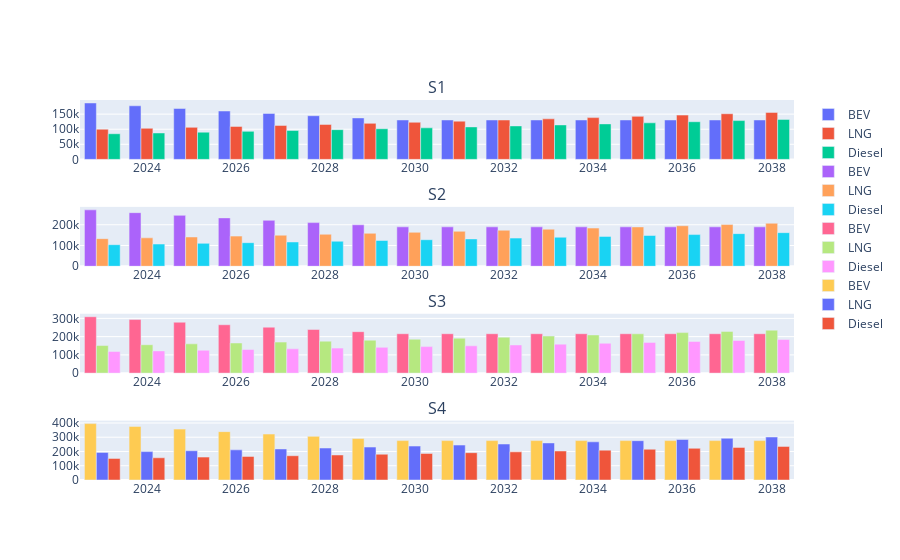
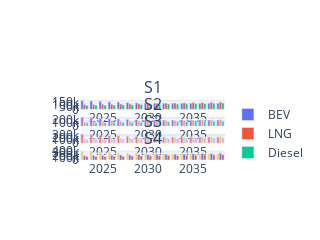

The cell these charts' notebook holds for them, in order:
### Code cell
from plotly.subplots import make_subplots

fig = make_subplots(rows=4, cols=1,subplot_titles=("S1", "S2", "S3", "S4"))

for i in range(4):
    temp_df = vehicle_data.loc[(vehicle_data['Size'] == s[i])]
    fig.add_trace(go.Bar(
        x=temp_df.loc[temp_df['Vehicle'] == 'BEV']['Year'],
        y=temp_df.loc[temp_df['Vehicle'] == 'BEV']['Cost ($)'],
        name='BEV'
    ),i+1,1)
    fig.add_trace(go.Bar(
        x=temp_df.loc[temp_df['Vehicle'] == 'LNG']['Year'],
        y=temp_df.loc[temp_df['Vehicle'] == 'LNG']['Cost ($)'],
        name='LNG'
    ),i+1,1)
    fig.add_trace(go.Bar(
        x=temp_df.loc[temp_df['Vehicle'] == 'Diesel']['Year'],
        y=temp_df.loc[temp_df['Vehicle'] == 'Diesel']['Cost ($)'],
        name='Diesel'
    ),i+1,1)
fig.show()

fig.update_layout(height=10, width=20)

### Figure 1 — Plotly figure (JSON) as saved in the notebook; plotly's stock layout.template omitted (floating-point values rounded to 4 significant figures)
{"data": [{"name": "BEV", "type": "bar", "x": [2023, 2024, 2025, 2026, 2027, 2028, 2029, 2030, 2031, 2032, 2033, 2034, 2035, 2036, 2037, 2038], "xaxis": "x", "y": [187000, 177650, 168767, 160329, 152312, 144697, 137462, 130589, 130589, 130589, 130589, 130589, 130589, 130589, 130589, 130589], "yaxis": "y"}, {"name": "LNG", "type": "bar", "x": [2023, 2024, 2025, 2026, 2027, 2028, 2029, 2030, 2031, 2032, 2033, 2034, 2035, 2036, 2037, 2038], "xaxis": "x", "y": [100000, 103000, 106090, 109272, 112550, 115927, 119405, 122987, 126677, 130477, 134391, 138423, 142576, 146853, 151258, 155796], "yaxis": "y"}, {"name": "Diesel", "type": "bar", "x": [2023, 2024, 2025, 2026, 2027, 2028, 2029, 2030, 2031, 2032, 2033, 2034, 2035, 2036, 2037, 2038], "xaxis": "x", "y": [85000, 87550, 90176, 92881, 95668, 98538, 101494, 104539, 107675, 110905, 114232, 117659, 121189, 124825, 128570, 132427], "yaxis": "y"}, {"name": "BEV", "type": "bar", "x": [2023, 2024, 2025, 2026, 2027, 2028, 2029, 2030, 2031, 2032, 2033, 2034, 2035, 2036, 2037, 2038], "xaxis": "x2", "y": [272000, 258400, 245480, 233206, 221545, 210468, 199944, 189947, 189947, 189947, 189947, 189947, 189947, 189947, 189947, 189947], "yaxis": "y2"}, {"name": "LNG", "type": "bar", "x": [2023, 2024, 2025, 2026, 2027, 2028, 2029, 2030, 2031, 2032, 2033, 2034, 2035, 2036, 2037, 2038], "xaxis": "x2", "y": [133000, 136990, 141099, 145332, 149692, 154183, 158808, 163573, 168480, 173534, 178740, 184103, 189626, 195314, 201174, 207209], "yaxis": "y2"}, {"name": "Diesel", "type": "bar", "x": [2023, 2024, 2025, 2026, 2027, 2028, 2029, 2030, 2031, 2032, 2033, 2034, 2035, 2036, 2037, 2038], "xaxis": "x2", "y": [104000, 107120, 110333, 113643, 117052, 120564, 124181, 127906, 131744, 135696, 139767, 143960, 148279, 152727, 157309, 162028], "yaxis": "y2"}, {"name": "BEV", "type": "bar", "x": [2023, 2024, 2025, 2026, 2027, 2028, 2029, 2030, 2031, 2032, 2033, 2034, 2035, 2036, 2037, 2038], "xaxis": "x3", "y": [309090, 293636, 278954, 265006, 251756, 239168, 227210, 215849, 215849, 215849, 215849, 215849, 215849, 215849, 215849, 215849], "yaxis": "y3"}, {"name": "LNG", "type": "bar", "x": [2023, 2024, 2025, 2026, 2027, 2028, 2029, 2030, 2031, 2032, 2033, 2034, 2035, 2036, 2037, 2038], "xaxis": "x3", "y": [151136, 155670, 160340, 165150, 170105, 175208, 180464, 185878, 191455, 197198, 203114, 209208, 215484, 221948, 228607, 235465], "yaxis": "y3"}, {"name": "Diesel", "type": "bar", "x": [2023, 2024, 2025, 2026, 2027, 2028, 2029, 2030, 2031, 2032, 2033, 2034, 2035, 2036, 2037, 2038], "xaxis": "x3", "y": [118181, 121727, 125379, 129140, 133014, 137005, 141115, 145348, 149709, 154200, 158826, 163591, 168499, 173553, 178760, 184123], "yaxis": "y3"}, {"name": "BEV", "type": "bar", "x": [2023, 2024, 2025, 2026, 2027, 2028, 2029, 2030, 2031, 2032, 2033, 2034, 2035, 2036, 2037, 2038], "xaxis": "x4", "y": [395636, 375854, 357061, 339208, 322248, 306135, 290829, 276287, 276287, 276287, 276287, 276287, 276287, 276287, 276287, 276287], "yaxis": "y4"}, {"name": "LNG", "type": "bar", "x": [2023, 2024, 2025, 2026, 2027, 2028, 2029, 2030, 2031, 2032, 2033, 2034, 2035, 2036, 2037, 2038], "xaxis": "x4", "y": [193454, 199258, 205235, 211393, 217734, 224266, 230994, 237924, 245062, 252414, 259986, 267786, 275819, 284094, 292617, 301395], "yaxis": "y4"}, {"name": "Diesel", "type": "bar", "x": [2023, 2024, 2025, 2026, 2027, 2028, 2029, 2030, 2031, 2032, 2033, 2034, 2035, 2036, 2037, 2038], "xaxis": "x4", "y": [151272, 155810, 160485, 165299, 170258, 175366, 180627, 186046, 191627, 197376, 203297, 209396, 215678, 222149, 228813, 235677], "yaxis": "y4"}], "layout": {"annotations": [{"font": {"size": 16}, "showarrow": false, "text": "S1", "x": 0.5, "xanchor": "center", "xref": "paper", "y": 1, "yanchor": "bottom", "yref": "paper"}, {"font": {"size": 16}, "showarrow": false, "text": "S2", "x": 0.5, "xanchor": "center", "xref": "paper", "y": 0.7188, "yanchor": "bottom", "yref": "paper"}, {"font": {"size": 16}, "showarrow": false, "text": "S3", "x": 0.5, "xanchor": "center", "xref": "paper", "y": 0.4375, "yanchor": "bottom", "yref": "paper"}, {"font": {"size": 16}, "showarrow": false, "text": "S4", "x": 0.5, "xanchor": "center", "xref": "paper", "y": 0.1562, "yanchor": "bottom", "yref": "paper"}], "xaxis": {"anchor": "y", "domain": [0, 1]}, "xaxis2": {"anchor": "y2", "domain": [0, 1]}, "xaxis3": {"anchor": "y3", "domain": [0, 1]}, "xaxis4": {"anchor": "y4", "domain": [0, 1]}, "yaxis": {"anchor": "x", "domain": [0.8438, 1]}, "yaxis2": {"anchor": "x2", "domain": [0.5625, 0.7188]}, "yaxis3": {"anchor": "x3", "domain": [0.2812, 0.4375]}, "yaxis4": {"anchor": "x4", "domain": [0, 0.1562]}}}

### Figure 2 — Plotly figure (JSON) as saved in the notebook; plotly's stock layout.template omitted (floating-point values rounded to 4 significant figures)
{"data": [{"name": "BEV", "type": "bar", "x": [2023, 2024, 2025, 2026, 2027, 2028, 2029, 2030, 2031, 2032, 2033, 2034, 2035, 2036, 2037, 2038], "xaxis": "x", "y": [187000, 177650, 168767, 160329, 152312, 144697, 137462, 130589, 130589, 130589, 130589, 130589, 130589, 130589, 130589, 130589], "yaxis": "y"}, {"name": "LNG", "type": "bar", "x": [2023, 2024, 2025, 2026, 2027, 2028, 2029, 2030, 2031, 2032, 2033, 2034, 2035, 2036, 2037, 2038], "xaxis": "x", "y": [100000, 103000, 106090, 109272, 112550, 115927, 119405, 122987, 126677, 130477, 134391, 138423, 142576, 146853, 151258, 155796], "yaxis": "y"}, {"name": "Diesel", "type": "bar", "x": [2023, 2024, 2025, 2026, 2027, 2028, 2029, 2030, 2031, 2032, 2033, 2034, 2035, 2036, 2037, 2038], "xaxis": "x", "y": [85000, 87550, 90176, 92881, 95668, 98538, 101494, 104539, 107675, 110905, 114232, 117659, 121189, 124825, 128570, 132427], "yaxis": "y"}, {"name": "BEV", "type": "bar", "x": [2023, 2024, 2025, 2026, 2027, 2028, 2029, 2030, 2031, 2032, 2033, 2034, 2035, 2036, 2037, 2038], "xaxis": "x2", "y": [272000, 258400, 245480, 233206, 221545, 210468, 199944, 189947, 189947, 189947, 189947, 189947, 189947, 189947, 189947, 189947], "yaxis": "y2"}, {"name": "LNG", "type": "bar", "x": [2023, 2024, 2025, 2026, 2027, 2028, 2029, 2030, 2031, 2032, 2033, 2034, 2035, 2036, 2037, 2038], "xaxis": "x2", "y": [133000, 136990, 141099, 145332, 149692, 154183, 158808, 163573, 168480, 173534, 178740, 184103, 189626, 195314, 201174, 207209], "yaxis": "y2"}, {"name": "Diesel", "type": "bar", "x": [2023, 2024, 2025, 2026, 2027, 2028, 2029, 2030, 2031, 2032, 2033, 2034, 2035, 2036, 2037, 2038], "xaxis": "x2", "y": [104000, 107120, 110333, 113643, 117052, 120564, 124181, 127906, 131744, 135696, 139767, 143960, 148279, 152727, 157309, 162028], "yaxis": "y2"}, {"name": "BEV", "type": "bar", "x": [2023, 2024, 2025, 2026, 2027, 2028, 2029, 2030, 2031, 2032, 2033, 2034, 2035, 2036, 2037, 2038], "xaxis": "x3", "y": [309090, 293636, 278954, 265006, 251756, 239168, 227210, 215849, 215849, 215849, 215849, 215849, 215849, 215849, 215849, 215849], "yaxis": "y3"}, {"name": "LNG", "type": "bar", "x": [2023, 2024, 2025, 2026, 2027, 2028, 2029, 2030, 2031, 2032, 2033, 2034, 2035, 2036, 2037, 2038], "xaxis": "x3", "y": [151136, 155670, 160340, 165150, 170105, 175208, 180464, 185878, 191455, 197198, 203114, 209208, 215484, 221948, 228607, 235465], "yaxis": "y3"}, {"name": "Diesel", "type": "bar", "x": [2023, 2024, 2025, 2026, 2027, 2028, 2029, 2030, 2031, 2032, 2033, 2034, 2035, 2036, 2037, 2038], "xaxis": "x3", "y": [118181, 121727, 125379, 129140, 133014, 137005, 141115, 145348, 149709, 154200, 158826, 163591, 168499, 173553, 178760, 184123], "yaxis": "y3"}, {"name": "BEV", "type": "bar", "x": [2023, 2024, 2025, 2026, 2027, 2028, 2029, 2030, 2031, 2032, 2033, 2034, 2035, 2036, 2037, 2038], "xaxis": "x4", "y": [395636, 375854, 357061, 339208, 322248, 306135, 290829, 276287, 276287, 276287, 276287, 276287, 276287, 276287, 276287, 276287], "yaxis": "y4"}, {"name": "LNG", "type": "bar", "x": [2023, 2024, 2025, 2026, 2027, 2028, 2029, 2030, 2031, 2032, 2033, 2034, 2035, 2036, 2037, 2038], "xaxis": "x4", "y": [193454, 199258, 205235, 211393, 217734, 224266, 230994, 237924, 245062, 252414, 259986, 267786, 275819, 284094, 292617, 301395], "yaxis": "y4"}, {"name": "Diesel", "type": "bar", "x": [2023, 2024, 2025, 2026, 2027, 2028, 2029, 2030, 2031, 2032, 2033, 2034, 2035, 2036, 2037, 2038], "xaxis": "x4", "y": [151272, 155810, 160485, 165299, 170258, 175366, 180627, 186046, 191627, 197376, 203297, 209396, 215678, 222149, 228813, 235677], "yaxis": "y4"}], "layout": {"annotations": [{"font": {"size": 16}, "showarrow": false, "text": "S1", "x": 0.5, "xanchor": "center", "xref": "paper", "y": 1, "yanchor": "bottom", "yref": "paper"}, {"font": {"size": 16}, "showarrow": false, "text": "S2", "x": 0.5, "xanchor": "center", "xref": "paper", "y": 0.7188, "yanchor": "bottom", "yref": "paper"}, {"font": {"size": 16}, "showarrow": false, "text": "S3", "x": 0.5, "xanchor": "center", "xref": "paper", "y": 0.4375, "yanchor": "bottom", "yref": "paper"}, {"font": {"size": 16}, "showarrow": false, "text": "S4", "x": 0.5, "xanchor": "center", "xref": "paper", "y": 0.1562, "yanchor": "bottom", "yref": "paper"}], "height": 10, "width": 20, "xaxis": {"anchor": "y", "domain": [0, 1]}, "xaxis2": {"anchor": "y2", "domain": [0, 1]}, "xaxis3": {"anchor": "y3", "domain": [0, 1]}, "xaxis4": {"anchor": "y4", "domain": [0, 1]}, "yaxis": {"anchor": "x", "domain": [0.8438, 1]}, "yaxis2": {"anchor": "x2", "domain": [0.5625, 0.7188]}, "yaxis3": {"anchor": "x3", "domain": [0.2812, 0.4375]}, "yaxis4": {"anchor": "x4", "domain": [0, 0.1562]}}}
